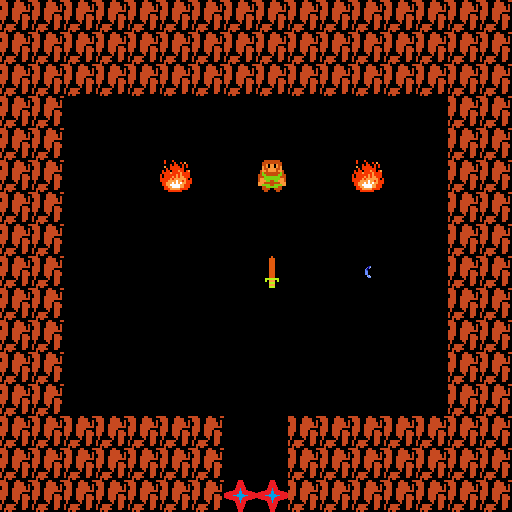

The image is a tile-based game level rendered from a .tmx file. Its description and complete source (layers, tilesets, objects, tile grids) follow:
An orthogonal 16x16 tile map with 32x32 px tiles, 1 tile layer (Tile Layer 1), 2 tilesets.

<map version="1.0" orientation="orthogonal" width="16" height="16" tilewidth="32" tileheight="32">
 <tileset firstgid="1" name="GameTileset" tilewidth="32" tileheight="32">
  <image source="GameTileset.png" trans="ffffff" width="384" height="32" />
 </tileset>
 <tileset firstgid="13" name="ObjectTileset" tilewidth="32" tileheight="32">
  <image source="ObjectTileset.png" trans="ffffff" width="256" height="64" />
 </tileset>
 <layer name="Tile Layer 1" width="16" height="16">
  <data>
   <tile gid="4" />
   <tile gid="4" />
   <tile gid="4" />
   <tile gid="4" />
   <tile gid="4" />
   <tile gid="4" />
   <tile gid="4" />
   <tile gid="4" />
   <tile gid="4" />
   <tile gid="4" />
   <tile gid="4" />
   <tile gid="4" />
   <tile gid="4" />
   <tile gid="4" />
   <tile gid="4" />
   <tile gid="4" />
   <tile gid="4" />
   <tile gid="4" />
   <tile gid="4" />
   <tile gid="4" />
   <tile gid="4" />
   <tile gid="4" />
   <tile gid="4" />
   <tile gid="4" />
   <tile gid="4" />
   <tile gid="4" />
   <tile gid="4" />
   <tile gid="4" />
   <tile gid="4" />
   <tile gid="4" />
   <tile gid="4" />
   <tile gid="4" />
   <tile gid="4" />
   <tile gid="4" />
   <tile gid="4" />
   <tile gid="4" />
   <tile gid="4" />
   <tile gid="4" />
   <tile gid="4" />
   <tile gid="4" />
   <tile gid="4" />
   <tile gid="4" />
   <tile gid="4" />
   <tile gid="4" />
   <tile gid="4" />
   <tile gid="4" />
   <tile gid="4" />
   <tile gid="4" />
   <tile gid="4" />
   <tile gid="4" />
   <tile gid="0" />
   <tile gid="0" />
   <tile gid="0" />
   <tile gid="0" />
   <tile gid="0" />
   <tile gid="0" />
   <tile gid="0" />
   <tile gid="0" />
   <tile gid="0" />
   <tile gid="0" />
   <tile gid="0" />
   <tile gid="0" />
   <tile gid="4" />
   <tile gid="4" />
   <tile gid="4" />
   <tile gid="4" />
   <tile gid="0" />
   <tile gid="0" />
   <tile gid="0" />
   <tile gid="0" />
   <tile gid="0" />
   <tile gid="0" />
   <tile gid="0" />
   <tile gid="0" />
   <tile gid="0" />
   <tile gid="0" />
   <tile gid="0" />
   <tile gid="0" />
   <tile gid="4" />
   <tile gid="4" />
   <tile gid="4" />
   <tile gid="4" />
   <tile gid="0" />
   <tile gid="0" />
   <tile gid="0" />
   <tile gid="15" />
   <tile gid="0" />
   <tile gid="0" />
   <tile gid="17" />
   <tile gid="0" />
   <tile gid="0" />
   <tile gid="15" />
   <tile gid="0" />
   <tile gid="0" />
   <tile gid="4" />
   <tile gid="4" />
   <tile gid="4" />
   <tile gid="4" />
   <tile gid="0" />
   <tile gid="0" />
   <tile gid="0" />
   <tile gid="0" />
   <tile gid="0" />
   <tile gid="0" />
   <tile gid="0" />
   <tile gid="0" />
   <tile gid="0" />
   <tile gid="0" />
   <tile gid="0" />
   <tile gid="0" />
   <tile gid="4" />
   <tile gid="4" />
   <tile gid="4" />
   <tile gid="4" />
   <tile gid="0" />
   <tile gid="0" />
   <tile gid="0" />
   <tile gid="0" />
   <tile gid="0" />
   <tile gid="0" />
   <tile gid="0" />
   <tile gid="0" />
   <tile gid="0" />
   <tile gid="0" />
   <tile gid="0" />
   <tile gid="0" />
   <tile gid="4" />
   <tile gid="4" />
   <tile gid="4" />
   <tile gid="4" />
   <tile gid="0" />
   <tile gid="0" />
   <tile gid="0" />
   <tile gid="0" />
   <tile gid="0" />
   <tile gid="0" />
   <tile gid="16" />
   <tile gid="0" />
   <tile gid="0" />
   <tile gid="22" />
   <tile gid="0" />
   <tile gid="0" />
   <tile gid="4" />
   <tile gid="4" />
   <tile gid="4" />
   <tile gid="4" />
   <tile gid="0" />
   <tile gid="0" />
   <tile gid="0" />
   <tile gid="0" />
   <tile gid="0" />
   <tile gid="0" />
   <tile gid="0" />
   <tile gid="0" />
   <tile gid="0" />
   <tile gid="0" />
   <tile gid="0" />
   <tile gid="0" />
   <tile gid="4" />
   <tile gid="4" />
   <tile gid="4" />
   <tile gid="4" />
   <tile gid="0" />
   <tile gid="0" />
   <tile gid="0" />
   <tile gid="0" />
   <tile gid="0" />
   <tile gid="0" />
   <tile gid="0" />
   <tile gid="0" />
   <tile gid="0" />
   <tile gid="0" />
   <tile gid="0" />
   <tile gid="0" />
   <tile gid="4" />
   <tile gid="4" />
   <tile gid="4" />
   <tile gid="4" />
   <tile gid="0" />
   <tile gid="0" />
   <tile gid="0" />
   <tile gid="0" />
   <tile gid="0" />
   <tile gid="0" />
   <tile gid="0" />
   <tile gid="0" />
   <tile gid="0" />
   <tile gid="0" />
   <tile gid="0" />
   <tile gid="0" />
   <tile gid="4" />
   <tile gid="4" />
   <tile gid="4" />
   <tile gid="4" />
   <tile gid="0" />
   <tile gid="0" />
   <tile gid="0" />
   <tile gid="0" />
   <tile gid="0" />
   <tile gid="0" />
   <tile gid="0" />
   <tile gid="0" />
   <tile gid="0" />
   <tile gid="0" />
   <tile gid="0" />
   <tile gid="0" />
   <tile gid="4" />
   <tile gid="4" />
   <tile gid="4" />
   <tile gid="4" />
   <tile gid="4" />
   <tile gid="4" />
   <tile gid="4" />
   <tile gid="4" />
   <tile gid="4" />
   <tile gid="0" />
   <tile gid="0" />
   <tile gid="4" />
   <tile gid="4" />
   <tile gid="4" />
   <tile gid="4" />
   <tile gid="4" />
   <tile gid="4" />
   <tile gid="4" />
   <tile gid="4" />
   <tile gid="4" />
   <tile gid="4" />
   <tile gid="4" />
   <tile gid="4" />
   <tile gid="4" />
   <tile gid="4" />
   <tile gid="0" />
   <tile gid="0" />
   <tile gid="4" />
   <tile gid="4" />
   <tile gid="4" />
   <tile gid="4" />
   <tile gid="4" />
   <tile gid="4" />
   <tile gid="4" />
   <tile gid="4" />
   <tile gid="4" />
   <tile gid="4" />
   <tile gid="4" />
   <tile gid="4" />
   <tile gid="4" />
   <tile gid="4" />
   <tile gid="5" />
   <tile gid="5" />
   <tile gid="4" />
   <tile gid="4" />
   <tile gid="4" />
   <tile gid="4" />
   <tile gid="4" />
   <tile gid="4" />
   <tile gid="4" />
  </data>
 </layer>
</map>